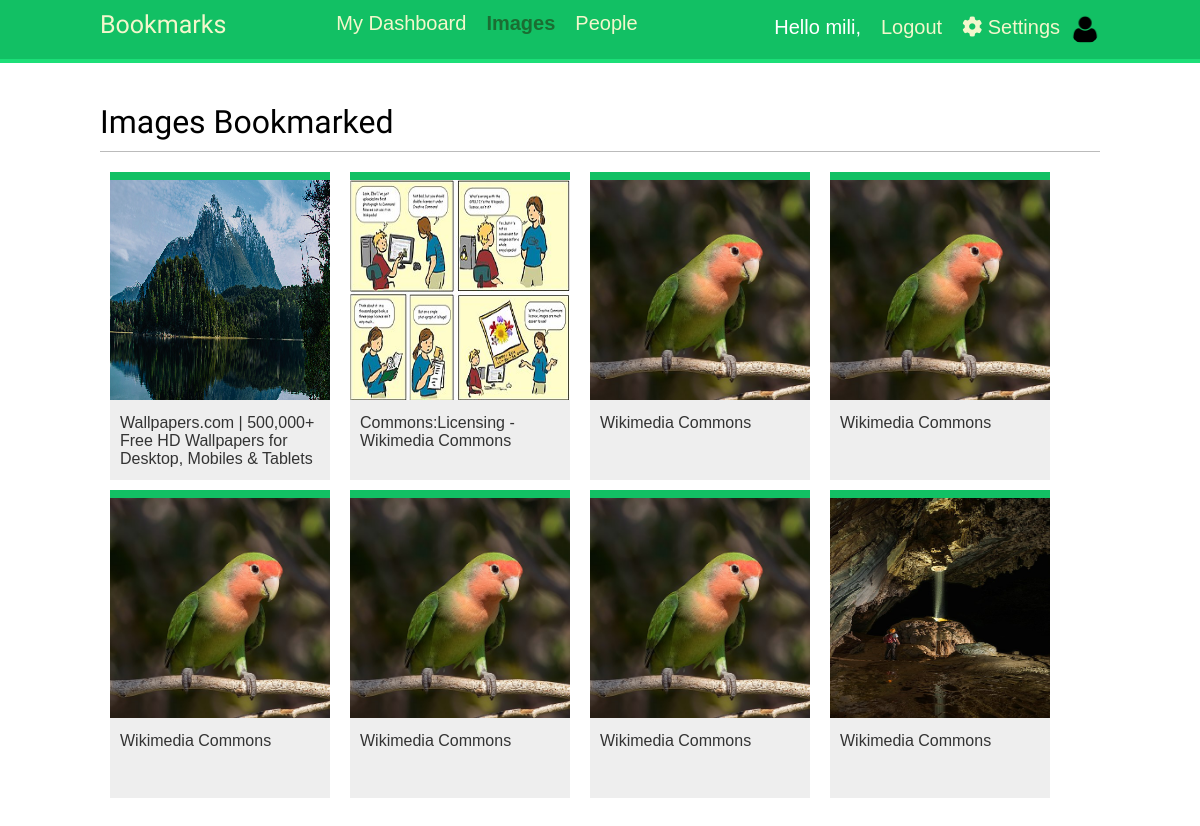
The app's page /images/ (signed in) with its own data.
### images/models.py (models this page shows, shortened)
class images(models.Model):
    user=models.ForeignKey(settings.AUTH_USER_MODEL,related_name='images_created',on_delete=models.CASCADE)
    users_like=models.ManyToManyField(settings.AUTH_USER_MODEL,related_name='images_liked',blank=True)
    title=models.CharField(max_length=200)
    slug=models.SlugField(max_length=200,blank=True)
    url=models.URLField(max_length=2000)
    image=models.ImageField(upload_to='images/%y/%m/%d/')
    description=models.TextField(blank=True)
    created=models.DateField(auto_now_add=True)
    class Meta:
        indexes=[
            models.Index(fields=['-created']),
        ]
        ordering=['-created']
    def get_absolute_url(self):
        return reverse('images:detail',args=[self.id,self.slug])

### images/views.py (the view)
# urls.py: path('',views.image_list,name='list')
@login_required
def image_list(request):
    Image=images.objects.all()
    paginator=Paginator(Image,8)
    page=request.GET.get('page')
    images_only=request.GET.get('images_only')
    try:
        Image=paginator.page(page)
    except PageNotAnInteger:
        Image=paginator.page(1)
    except EmptyPage:
        if images_only:
            return HttpResponse('')
        Image=paginator.page(paginator.num_pages)
    if images_only:
        return render(request,"images/list_images.html",{'section':'images','images':Image})
    return render(request,"images/list.html",{'section':'images','images':Image})

### images/templates/images/list.html (shortened to what this page needs)
{% extends "base.html" %}
{% block content %}
<h1>Images Bookmarked</h1>
<div id="image-list">
    {% include "images/list_images.html" %}
</div>
{% endblock %}

### account/templates/base.html (shortened to what this page needs)
{% load static %}
<!DOCTYPE html>
<html>
<head>
 <link href="{% static 'css/base.css' %}" rel="stylesheet">
 <link rel="stylesheet" href="https://cdnjs.cloudflare.com/ajax/libs/font-awesome/4.7.0/css/font-awesome.min.css">
 <link rel="stylesheet" href="path/to/font-awesome/css/font-awesome.min.css">
</head>
<body>
 <div id="header">
 <span class="logo">Bookmarks</span>
 {% if request.user.is_authenticated %}
 <ul class="menu">
    <li {% if section == "dashboard" %} class="selected" {% endif %}>
        <a href="{% url 'dashboard' %}">My Dashboard</a>
    </li>
    <li {% if section == "images" %} class="selected" {% endif %}>
        <a href="{% url 'images:list' %}">Images</a>
    </li>
    <li {% if section == "people" %} class="selected" {% endif %}>
        <a href="{% url 'user_list' %}">People</a>
    </li>
 </ul>
 {% endif %}
 <span class="user">
    {% if request.user.is_authenticated %}
    <ul class="menu">
        {% if request.user.profile.photo %}
       <li>
        <a href="{% url 'change_profile' %}"><img src="{{ request.user.profile.photo.url }}" alt="img" class="profile "></a>
       </li>
       {% else %}
       <a href="{% url 'change_profile' %}"><img src="{% static 'pngwing.png' %}" alt="img" class="profile"></a>
       {% endif %}
       <li>
        Hello {{ request.user.first_name|default:request.user.username }},
        </li>
       <li>
        <a href="{% url "logout" %}">  Logout  </a>
        </li>
        <li>
        <a href="{% url "settings" %}"><i class="fa fa-cog fa-spin fa-1x"></i> Settings</a>
        </li>
        {% else %}
        <li>
        <a href="{% url "login" %}">Login</a>
        </li>
        {% endif %}
        </ul>
    </span>
 </div>
 <div id="content">
 {% block content %}
 {% endblock %}
 </div>
</body>
</html>

### images/templates/images/list_images.html
{% load thumbnail %}
{% for image in images %}
<div class="image">
    <a href="{{ image.get_absolute_url }}">
        {% thumbnail image.image 300x300 crop='smart' as im %}
        <a href="{{ image.get_absolute_url }}">
            <img src="{{ im.url }}" alt="Bookmarked image">
        </a>
    </a>
    <div class="info">
        <a href="{{ image.get_absolute_url }}" class="title">
            {{ image.title }}
        </a>
    </div>
</div>
{% endfor %}

### account/static/css/base.css (style rules this page uses)
body { margin:0; padding:0; font-family:helvetica, sans-serif; }
a { color:#12c064; text-decoration:none; }
h1, h2, h3, h4, h5 , h6 { font-family: 'Muli', sans-serif; font-weight:normal; }
h1 { border-bottom:1px solid #bbb; padding:0 0 10px 0; margin:10px 0 20px 0; }
#header { padding:10px 100px; font-size:14px; background:#12c064; color:#fff; border-bottom:4px solid #1cdf78; overflow:auto; }
#header .logo { font-family: 'Muli', sans-serif; float:left; color:#f3f7cc; font-size:25px; margin-right:10%; }
#header ul.menu { list-style:none; float:left; margin:0; font-size: 20px; padding:0; }
#header ul.menu li { float:left; padding:2px 10px; }
#header ul.menu li.selected a, #header ul.menu li.selected a:hover { color:#1b6d32; font-weight:bold; }
#header a { color:#f3f7cc; }
#header .user { float:right; padding-top:4px; }
#content { padding:30px 100px; }
#image-list { overflow:auto; }
#image-list .image { float:left; width:220px; height:300px; margin:0 10px 10px 10px; border-top:8px solid #12c064; background:#eee; }
#image-list img { width:220px; height:220px; }
#image-list .info { padding:10px; }
#image-list .info a { color:#333; }
.profile { width: 30px; height: 30px; border-color: 2px solid white; border-radius: 50px; }

### records on screen
images: shows a picture, title "Wallpapers.com | 500,000+ Free HD Wallpapers for Desktop, Mobiles & Tablets"
images: shows a picture, title "Commons:Licensing - Wikimedia Commons"
images: title "Wikimedia Commons"
images: title "Wikimedia Commons"
images: title "Wikimedia Commons"
images: title "Wikimedia Commons"
images: title "Wikimedia Commons"
images: shows a picture, title "Wikimedia Commons"

### other values on screen
{{ request.user.first_name|default:request.user.username }} "mili"
